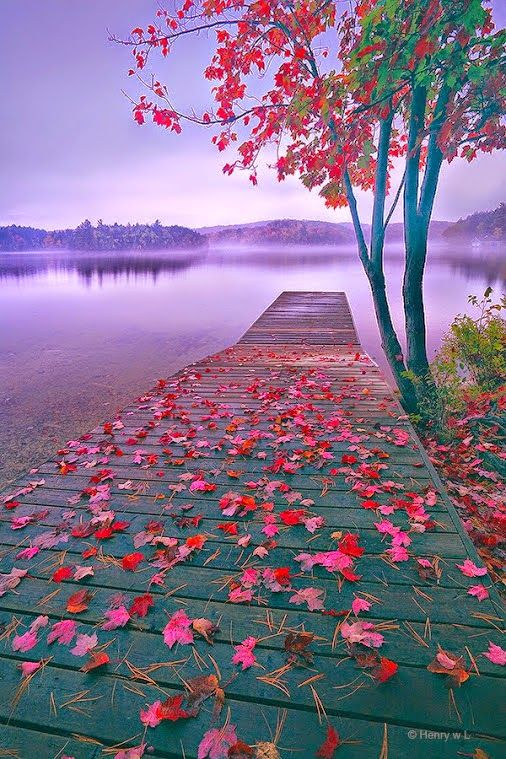
#> input picture week 5/test.jpg, 506 x 759 px
$ jupyter execute 'week 5.ipynb'
#> lines starting #> are read from the running program, lines starting #| are printed output that depends on the picture; after the words box and inside, x2 and y2 are one past the last pixel; in counts of white or black regions, pixels touching at a corner belong together
[cell 1]
import cv2 as cv
from matplotlib import pyplot as plt
import numpy as np

def gaussian_noise(image):
    row,col,ch = image.shape
    mean = 0
    var = 0.05
    sigma = var**0.5

    gauss = np.random.normal(mean,sigma,(row,col,ch))
    gauss = gauss.reshape(row,col,ch)
    noisy = image + gauss

    return noisy

img = cv.imread("test.jpg")
#> img is the input picture: shape (759, 506, 3); mean B, G, R 139.4, 111.2, 130.8
img = img/255
noise_img = gaussian_noise(img)
#> in gaussian_noise, `noisy = image + gauss`:
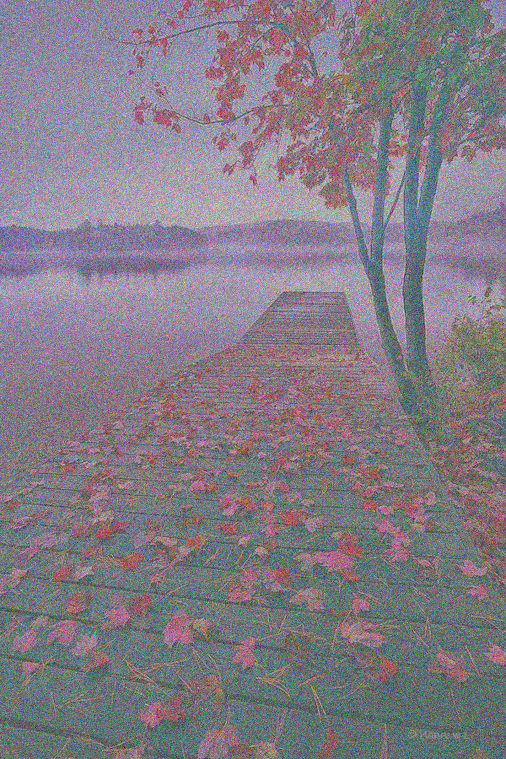
#> noisy: shape (759, 506, 3) float64; mean B, G, R 0.547, 0.436, 0.513; drawn with min black and max white
res = np.hstack((img,noise_img))
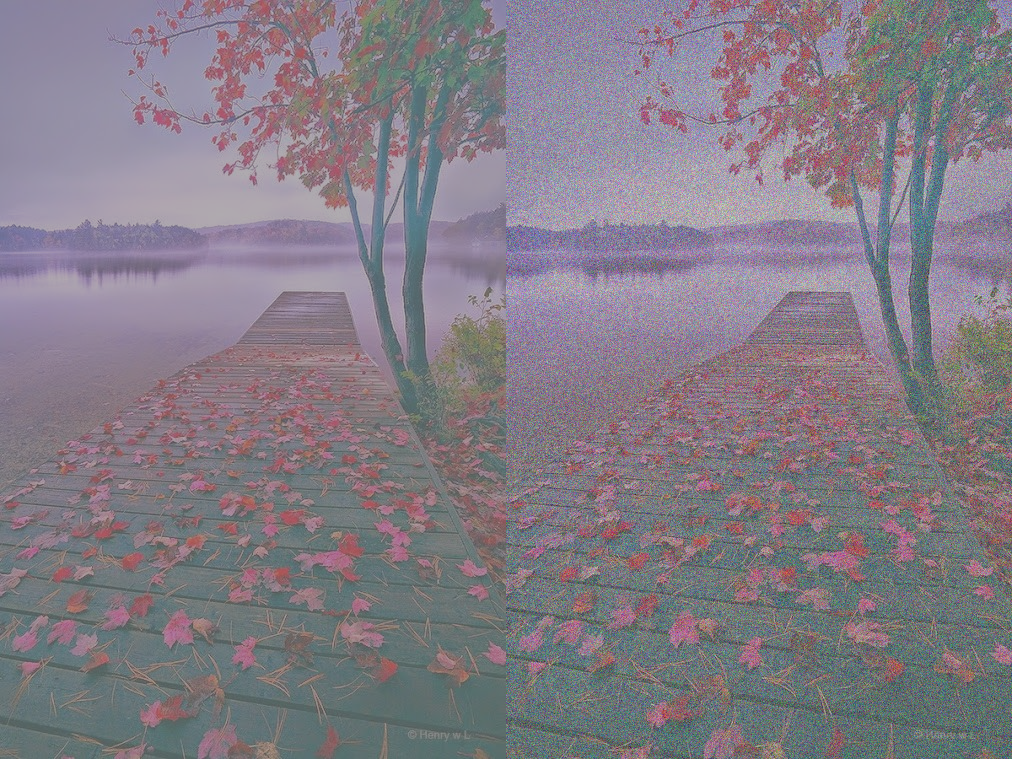
#> res: shape (759, 1012, 3) float64; mean B, G, R 0.547, 0.436, 0.513; drawn with min black and max white
plt.imshow(res)
plt.show()
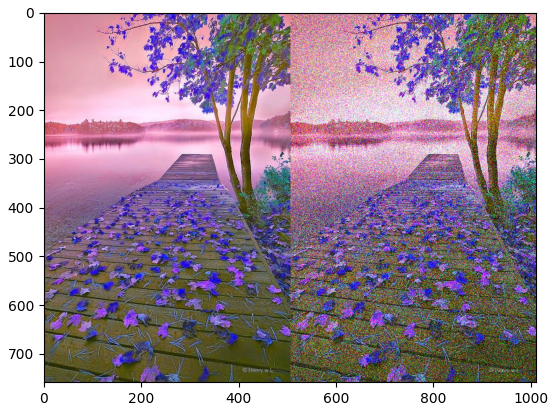
#> figure drawn by matplotlib, 1 panel; B, G, R data is drawn as R, G, B

[cell 2]
import random
import cv2

def add_noise(img):

    # Getting the dimensions of the image
    row , col = img.shape

    # Randomly pick some pixels in the
    # image for coloring them white
    # Pick a random number between 300 and 10000
    number_of_pixels = random.randint(300, 10000)
    for i in range(number_of_pixels):

        # Pick a random y coordinate
        y_coord=random.randint(0, row - 1)

        # Pick a random x coordinate
        x_coord=random.randint(0, col - 1)

        # Color that pixel to white
        img[y_coord][x_coord] = 255

    # Randomly pick some pixels in
    # the image for coloring them black
    # Pick a random number between 300 and 10000
    number_of_pixels = random.randint(300 , 10000)
    for i in range(number_of_pixels):

        # Pick a random y coordinate
        y_coord=random.randint(0, row - 1)

        # Pick a random x coordinate
        x_coord=random.randint(0, col - 1)

        # Color that pixel to black
        img[y_coord][x_coord] = 0

    return img

# salt-and-pepper noise can
# be applied only to grayscale images
# Reading the color image in grayscale image
img = cv2.imread('test.jpg',cv2.IMREAD_GRAYSCALE)
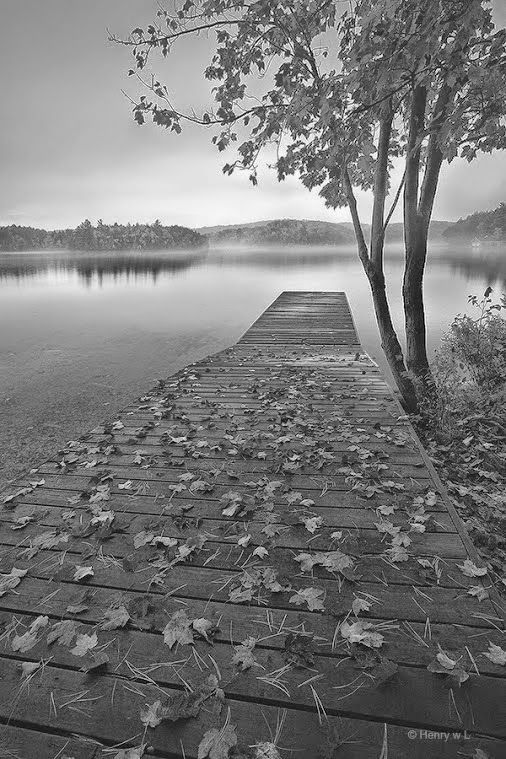
#> img: shape (759, 506); min 0, max 255, mean 120.3

#Storing the image
cv2.imwrite('salt-and-pepper-test.jpg',add_noise(img))
#> after the loop in add_noise, `for i in range(number_of_pixels):`:
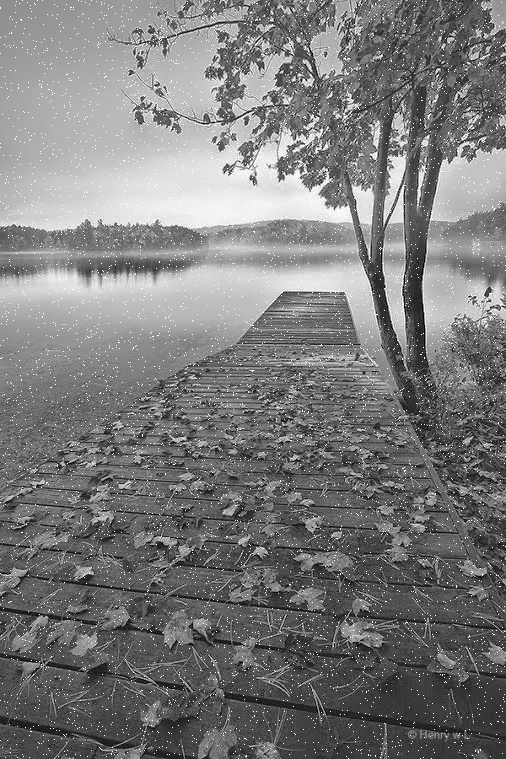
#> img: shape (759, 506); 1.71% of pixels changed, all inside (x1, y1, x2, y2) = (0, 0, 506, 759)
#> after the loop in add_noise, `for i in range(number_of_pixels):`:
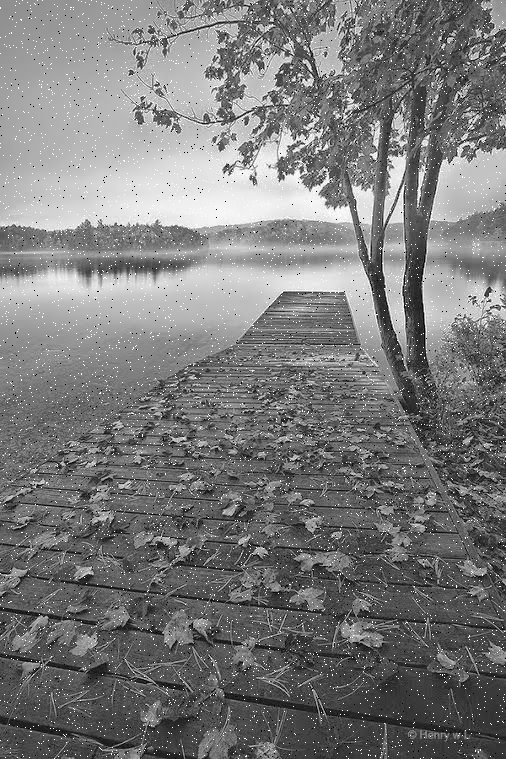
#> img: shape (759, 506); 0.41% of pixels changed, all inside (x1, y1, x2, y2) = (0, 1, 506, 759)
noise=add_noise(img)
#> after the loop in add_noise (call 2), `for i in range(number_of_pixels):`:
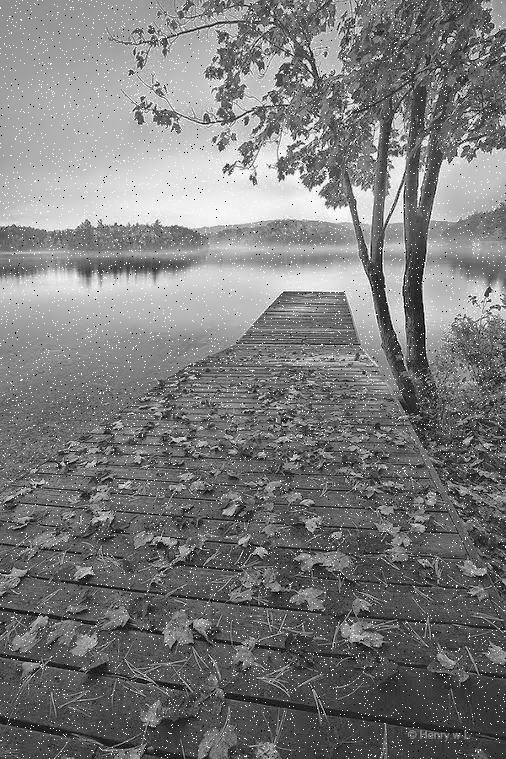
#> img: shape (759, 506); 0.74% of pixels changed, all inside (x1, y1, x2, y2) = (0, 0, 506, 759)
#> after the loop in add_noise (call 2), `for i in range(number_of_pixels):`:
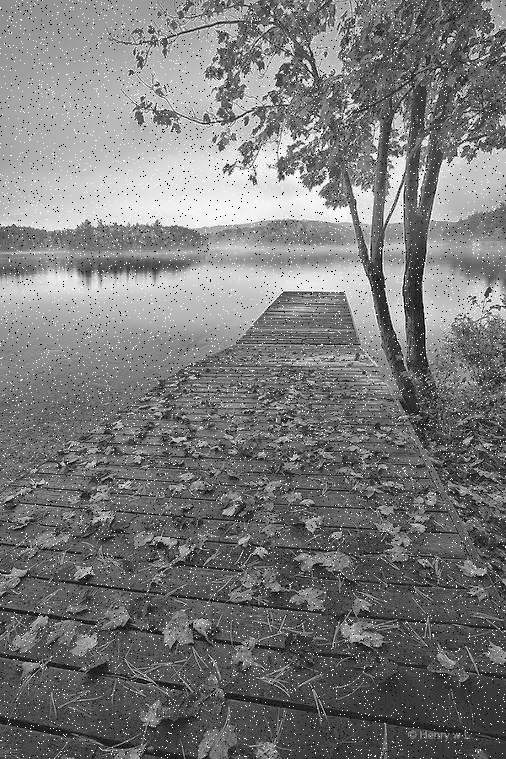
#> img: shape (759, 506); 1.13% of pixels changed, all inside (x1, y1, x2, y2) = (0, 0, 506, 759)
plt.imshow(noise)
plt.show()
